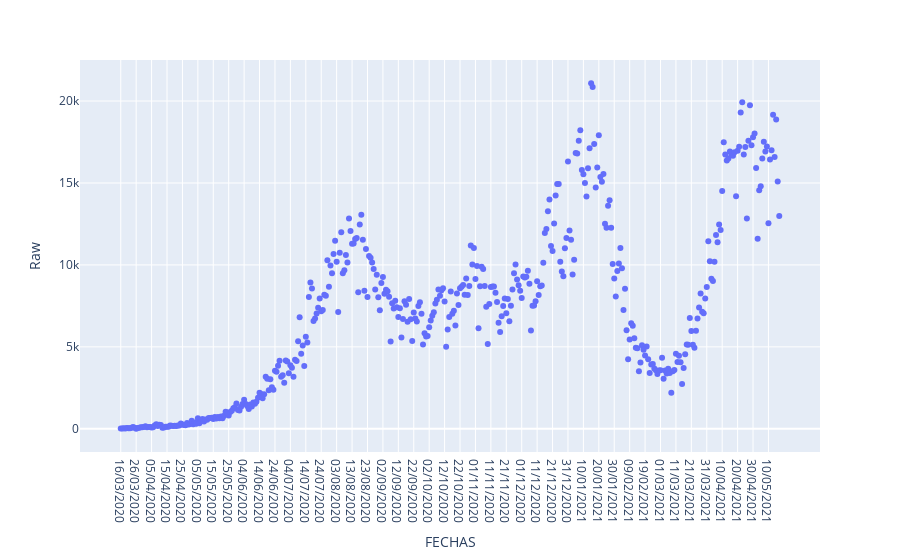

Notebook code cell kept with this figure:
### Code cell
path = os.path.join('c:' + os.sep, 'Users', 'chris', 'OneDrive', 'Software', '18 mayo', 'Casos_Diarios_COL2.csv')

df = pd.read_csv(path)
        
time_series = pd.Series(df['DIA'].values)
fechas      = pd.Series(df['FECHA'].values)

Y_all      = time_series.to_numpy()
Y_raw      = [i for i in range(len(Y_all))]

COVID_Time_Series_df = pd.DataFrame(time_series.values,columns=['Raw'])

time_Series = np.array(time_series).reshape(-1,1)

sc = MinMaxScaler(feature_range=(0, 1))
serie_scaled = sc.fit_transform(time_Series)
#SReal_Norm  = Scaler_Real.transform(time_Series)
time_series_covid = pd.DataFrame(data=serie_scaled)

COVID_Time_Series_df['Normalized'] = pd.DataFrame(time_series_covid.values)
COVID_Time_Series_df['FECHAS'] = pd.DataFrame(fechas.values)
Fechas           = COVID_Time_Series_df['FECHAS']
Serie            = COVID_Time_Series_df['Normalized']

fig = px.scatter(COVID_Time_Series_df, x='FECHAS',y='Raw')
              
fig.show()

print('COVID')
print(COVID_Time_Series_df)

### Figure 1 — Plotly figure (JSON) as saved in the notebook; plotly's stock layout.template omitted (floating-point values rounded to 4 significant figures; data arrays with more than 128 entries replaced by an {"elided": "..."} marker saying what was removed)
{"data": [{"hovertemplate": "FECHAS=%{x}<br>Raw=%{y}<extra></extra>", "legendgroup": "", "marker": {"color": "#636efa", "symbol": "circle"}, "mode": "markers", "name": "", "orientation": "v", "showlegend": false, "type": "scatter", "x": {"elided": "428 str values"}, "xaxis": "x", "y": {"elided": "428 int values"}, "yaxis": "y"}], "layout": {"autosize": true, "legend": {"tracegroupgap": 0}, "margin": {"t": 60}, "xaxis": {"anchor": "y", "autorange": true, "domain": [0, 1], "range": [-25.7, 452.7], "title": {"text": "FECHAS"}, "type": "category"}, "yaxis": {"anchor": "x", "autorange": true, "domain": [0, 1], "range": [-1716.0, 22800.0], "title": {"text": "Raw"}, "type": "linear"}}}
